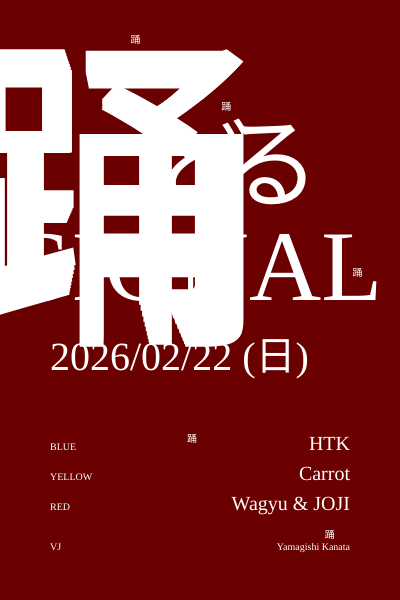
Frame 1 (no input)
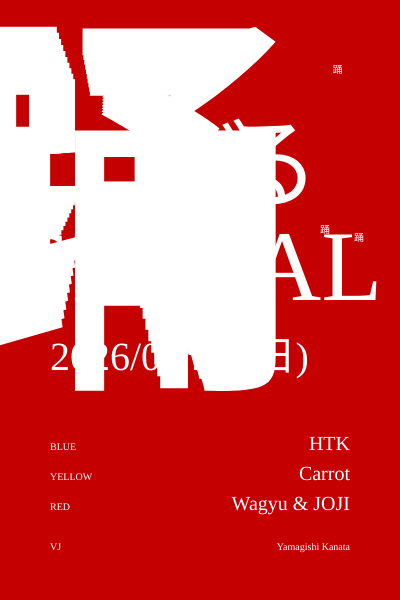
Frame 60 (no input)
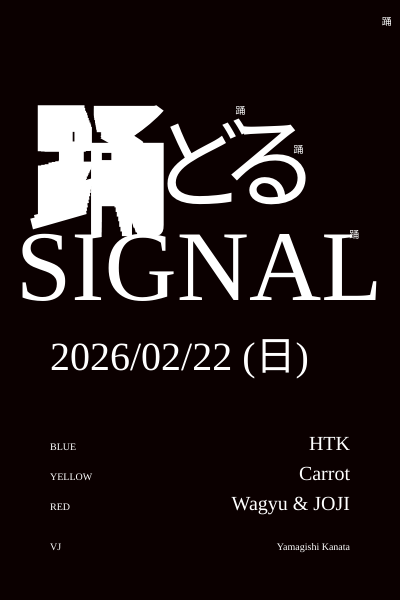
Frame 120 (the mouse pressed at the canvas centre since frame 60)

The p5.js sketch that drew these frames (run headless with seeded random() and noise() and a simulated clock; from frame 60 on, the mouse is pressed at the canvas centre):

// p5.js sketch
// ── sketch.js
let currentCharsPos = [];
let prevState = -1;

function setup() {
  createCanvas(400, 600);
  fill(255);
  textFont("Shippori Antique B1");
  for(let i=0; i<10; i++) {
    currentCharsPos.push([random(width), random(height)]);
  }
}

function draw() {
  const currentState = floor(4*millis()/100 / PI);
  if(currentState !== prevState) {
    currentCharsPos = [];
    for(let i=0; i<5; i++) {
      currentCharsPos.push([random(width), random(height)]);
    }
  }
  
  prevState = currentState;
  
  background(255*(sin(PI+millis()/100)+1)/2,0,0);
  
  textSize(10);
  for(const p of currentCharsPos) {text("踊", p[0], p[1]);}
  translate(width/4, height/4);
  for(let i=40; i<50; i++) {
  push();
  textAlign(CENTER);
  const ts = 50+i*10*(sin(i/50 * PI + millis()/100)+1)/2;
  translate(0,ts/2);
  textSize(ts);
  text("踊", 0, 0);
  pop();
  }
  textAlign(LEFT);
  textSize(100);
  text("ど", 50, 50);
  text("る", 120, 50);
  textAlign(CENTER);
  textSize(100);
  text("SIGNAL", 99, 150);
  
  push();
  textAlign(LEFT);
  textSize(40);
  text("2026/02/22 (日)", -50, 220);
  textSize(10);
  text("BLUE", -50, 300);
  text("YELLOW", -50, 330);
  text("RED", -50, 360);
  text("VJ", -50, 400);
  pop();
  
  push();
  textAlign(RIGHT);
  textSize(20);
  text("HTK", 250, 300);
  text("Carrot", 250, 330);
  text("Wagyu & JOJI", 250, 360);
  textSize(10);
  text("Yamagishi Kanata", 250, 400);
  pop();
}
// ── style.css
html, body {
  margin: 0;
  padding: 0;
   font-family: "Shippori Antique B1", sans-serif;
  font-weight: 400;
  font-style: normal;
}
canvas {
  display: block;
}
